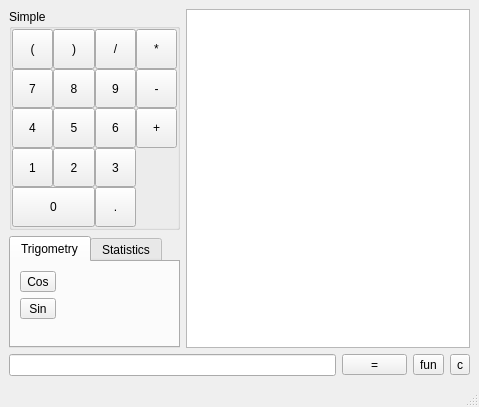
<ui version="4.0" >
 <class>CalculatorNormal</class>
 <widget class="QMainWindow" name="CalculatorNormal" >
  <property name="geometry" >
   <rect>
    <x>0</x>
    <y>0</y>
    <width>479</width>
    <height>407</height>
   </rect>
  </property>
  <property name="windowTitle" >
   <string>MainWindow</string>
  </property>
  <widget class="QWidget" name="centralwidget" >
   <layout class="QGridLayout" >
    <property name="margin" >
     <number>9</number>
    </property>
    <property name="spacing" >
     <number>6</number>
    </property>
    <item row="2" column="0" colspan="2" >
     <layout class="QHBoxLayout" >
      <property name="margin" >
       <number>0</number>
      </property>
      <property name="spacing" >
       <number>6</number>
      </property>
      <item>
       <widget class="QLineEdit" name="lineEdit" >
        <property name="sizePolicy" >
         <sizepolicy>
          <hsizetype>7</hsizetype>
          <vsizetype>0</vsizetype>
          <horstretch>5</horstretch>
          <verstretch>0</verstretch>
         </sizepolicy>
        </property>
       </widget>
      </item>
      <item>
       <widget class="QToolButton" name="button_equal" >
        <property name="sizePolicy" >
         <sizepolicy>
          <hsizetype>7</hsizetype>
          <vsizetype>0</vsizetype>
          <horstretch>1</horstretch>
          <verstretch>0</verstretch>
         </sizepolicy>
        </property>
        <property name="text" >
         <string>=</string>
        </property>
       </widget>
      </item>
      <item>
       <widget class="QToolButton" name="button_functions" >
        <property name="text" >
         <string>fun</string>
        </property>
       </widget>
      </item>
      <item>
       <widget class="QToolButton" name="button_clear" >
        <property name="text" >
         <string>c</string>
        </property>
       </widget>
      </item>
     </layout>
    </item>
    <item rowspan="2" row="0" column="1" >
     <widget class="QTextBrowser" name="textBrowser" >
      <property name="lineWrapMode" >
       <enum>QTextEdit::NoWrap</enum>
      </property>
     </widget>
    </item>
    <item row="1" column="0" >
     <widget class="QTabWidget" name="tabWidget" >
      <property name="sizePolicy" >
       <sizepolicy>
        <hsizetype>5</hsizetype>
        <vsizetype>7</vsizetype>
        <horstretch>0</horstretch>
        <verstretch>0</verstretch>
       </sizepolicy>
      </property>
      <property name="currentIndex" >
       <number>0</number>
      </property>
      <widget class="QWidget" name="tab" >
       <attribute name="title" >
        <string>Trigometry</string>
       </attribute>
       <layout class="QGridLayout" >
        <property name="margin" >
         <number>9</number>
        </property>
        <property name="spacing" >
         <number>6</number>
        </property>
        <item row="0" column="1" >
         <spacer>
          <property name="orientation" >
           <enum>Qt::Horizontal</enum>
          </property>
          <property name="sizeHint" >
           <size>
            <width>40</width>
            <height>20</height>
           </size>
          </property>
         </spacer>
        </item>
        <item row="0" column="0" >
         <layout class="QVBoxLayout" >
          <property name="margin" >
           <number>0</number>
          </property>
          <property name="spacing" >
           <number>6</number>
          </property>
          <item>
           <widget class="QToolButton" name="button_cos" >
            <property name="sizePolicy" >
             <sizepolicy>
              <hsizetype>5</hsizetype>
              <vsizetype>0</vsizetype>
              <horstretch>0</horstretch>
              <verstretch>0</verstretch>
             </sizepolicy>
            </property>
            <property name="text" >
             <string>Cos</string>
            </property>
           </widget>
          </item>
          <item>
           <widget class="QToolButton" name="button_sin" >
            <property name="sizePolicy" >
             <sizepolicy>
              <hsizetype>5</hsizetype>
              <vsizetype>0</vsizetype>
              <horstretch>0</horstretch>
              <verstretch>0</verstretch>
             </sizepolicy>
            </property>
            <property name="text" >
             <string>Sin</string>
            </property>
           </widget>
          </item>
          <item>
           <spacer>
            <property name="orientation" >
             <enum>Qt::Vertical</enum>
            </property>
            <property name="sizeHint" >
             <size>
              <width>20</width>
              <height>20</height>
             </size>
            </property>
           </spacer>
          </item>
         </layout>
        </item>
       </layout>
      </widget>
      <widget class="QWidget" name="tab_2" >
       <attribute name="title" >
        <string>Statistics</string>
       </attribute>
      </widget>
     </widget>
    </item>
    <item row="0" column="0" >
     <widget class="QGroupBox" name="groupBox_simple" >
      <property name="sizePolicy" >
       <sizepolicy>
        <hsizetype>0</hsizetype>
        <vsizetype>0</vsizetype>
        <horstretch>0</horstretch>
        <verstretch>0</verstretch>
       </sizepolicy>
      </property>
      <property name="minimumSize" >
       <size>
        <width>171</width>
        <height>221</height>
       </size>
      </property>
      <property name="title" >
       <string>Simple</string>
      </property>
      <layout class="QGridLayout" >
       <property name="margin" >
        <number>0</number>
       </property>
       <property name="spacing" >
        <number>0</number>
       </property>
       <item row="4" column="0" colspan="2" >
        <widget class="QToolButton" name="button_0" >
         <property name="sizePolicy" >
          <sizepolicy>
           <hsizetype>1</hsizetype>
           <vsizetype>1</vsizetype>
           <horstretch>0</horstretch>
           <verstretch>0</verstretch>
          </sizepolicy>
         </property>
         <property name="text" >
          <string>0</string>
         </property>
        </widget>
       </item>
       <item row="1" column="1" >
        <widget class="QToolButton" name="button_8" >
         <property name="sizePolicy" >
          <sizepolicy>
           <hsizetype>1</hsizetype>
           <vsizetype>1</vsizetype>
           <horstretch>0</horstretch>
           <verstretch>0</verstretch>
          </sizepolicy>
         </property>
         <property name="text" >
          <string>8</string>
         </property>
        </widget>
       </item>
       <item row="1" column="0" >
        <widget class="QToolButton" name="button_7" >
         <property name="sizePolicy" >
          <sizepolicy>
           <hsizetype>1</hsizetype>
           <vsizetype>1</vsizetype>
           <horstretch>0</horstretch>
           <verstretch>0</verstretch>
          </sizepolicy>
         </property>
         <property name="text" >
          <string>7</string>
         </property>
        </widget>
       </item>
       <item row="4" column="2" >
        <widget class="QToolButton" name="button_comma" >
         <property name="sizePolicy" >
          <sizepolicy>
           <hsizetype>5</hsizetype>
           <vsizetype>5</vsizetype>
           <horstretch>0</horstretch>
           <verstretch>0</verstretch>
          </sizepolicy>
         </property>
         <property name="text" >
          <string>.</string>
         </property>
        </widget>
       </item>
       <item row="3" column="0" >
        <widget class="QToolButton" name="button_1" >
         <property name="sizePolicy" >
          <sizepolicy>
           <hsizetype>1</hsizetype>
           <vsizetype>1</vsizetype>
           <horstretch>0</horstretch>
           <verstretch>0</verstretch>
          </sizepolicy>
         </property>
         <property name="text" >
          <string>1</string>
         </property>
        </widget>
       </item>
       <item row="3" column="1" >
        <widget class="QToolButton" name="button_2" >
         <property name="sizePolicy" >
          <sizepolicy>
           <hsizetype>1</hsizetype>
           <vsizetype>1</vsizetype>
           <horstretch>0</horstretch>
           <verstretch>0</verstretch>
          </sizepolicy>
         </property>
         <property name="text" >
          <string>2</string>
         </property>
        </widget>
       </item>
       <item row="3" column="2" >
        <widget class="QToolButton" name="button_3" >
         <property name="sizePolicy" >
          <sizepolicy>
           <hsizetype>1</hsizetype>
           <vsizetype>1</vsizetype>
           <horstretch>0</horstretch>
           <verstretch>0</verstretch>
          </sizepolicy>
         </property>
         <property name="text" >
          <string>3</string>
         </property>
        </widget>
       </item>
       <item row="1" column="3" >
        <widget class="QToolButton" name="button_subtract" >
         <property name="sizePolicy" >
          <sizepolicy>
           <hsizetype>1</hsizetype>
           <vsizetype>1</vsizetype>
           <horstretch>0</horstretch>
           <verstretch>0</verstretch>
          </sizepolicy>
         </property>
         <property name="text" >
          <string>-</string>
         </property>
        </widget>
       </item>
       <item row="1" column="2" >
        <widget class="QToolButton" name="button_9" >
         <property name="sizePolicy" >
          <sizepolicy>
           <hsizetype>1</hsizetype>
           <vsizetype>1</vsizetype>
           <horstretch>0</horstretch>
           <verstretch>0</verstretch>
          </sizepolicy>
         </property>
         <property name="text" >
          <string>9</string>
         </property>
        </widget>
       </item>
       <item row="2" column="0" >
        <widget class="QToolButton" name="button_4" >
         <property name="sizePolicy" >
          <sizepolicy>
           <hsizetype>1</hsizetype>
           <vsizetype>1</vsizetype>
           <horstretch>0</horstretch>
           <verstretch>0</verstretch>
          </sizepolicy>
         </property>
         <property name="text" >
          <string>4</string>
         </property>
        </widget>
       </item>
       <item row="2" column="1" >
        <widget class="QToolButton" name="button_5" >
         <property name="sizePolicy" >
          <sizepolicy>
           <hsizetype>1</hsizetype>
           <vsizetype>1</vsizetype>
           <horstretch>0</horstretch>
           <verstretch>0</verstretch>
          </sizepolicy>
         </property>
         <property name="text" >
          <string>5</string>
         </property>
        </widget>
       </item>
       <item row="2" column="2" >
        <widget class="QToolButton" name="button_6" >
         <property name="sizePolicy" >
          <sizepolicy>
           <hsizetype>1</hsizetype>
           <vsizetype>1</vsizetype>
           <horstretch>0</horstretch>
           <verstretch>0</verstretch>
          </sizepolicy>
         </property>
         <property name="text" >
          <string>6</string>
         </property>
        </widget>
       </item>
       <item row="0" column="1" >
        <widget class="QToolButton" name="button_right" >
         <property name="sizePolicy" >
          <sizepolicy>
           <hsizetype>1</hsizetype>
           <vsizetype>1</vsizetype>
           <horstretch>0</horstretch>
           <verstretch>0</verstretch>
          </sizepolicy>
         </property>
         <property name="text" >
          <string>)</string>
         </property>
        </widget>
       </item>
       <item row="0" column="2" >
        <widget class="QToolButton" name="button_devide" >
         <property name="sizePolicy" >
          <sizepolicy>
           <hsizetype>1</hsizetype>
           <vsizetype>1</vsizetype>
           <horstretch>0</horstretch>
           <verstretch>0</verstretch>
          </sizepolicy>
         </property>
         <property name="text" >
          <string>/</string>
         </property>
        </widget>
       </item>
       <item row="0" column="3" >
        <widget class="QToolButton" name="button_multiply" >
         <property name="sizePolicy" >
          <sizepolicy>
           <hsizetype>1</hsizetype>
           <vsizetype>1</vsizetype>
           <horstretch>0</horstretch>
           <verstretch>0</verstretch>
          </sizepolicy>
         </property>
         <property name="text" >
          <string>*</string>
         </property>
        </widget>
       </item>
       <item row="0" column="0" >
        <widget class="QToolButton" name="button_left" >
         <property name="sizePolicy" >
          <sizepolicy>
           <hsizetype>1</hsizetype>
           <vsizetype>1</vsizetype>
           <horstretch>0</horstretch>
           <verstretch>0</verstretch>
          </sizepolicy>
         </property>
         <property name="text" >
          <string>(</string>
         </property>
        </widget>
       </item>
       <item row="2" column="3" >
        <widget class="QToolButton" name="button_add" >
         <property name="sizePolicy" >
          <sizepolicy>
           <hsizetype>1</hsizetype>
           <vsizetype>1</vsizetype>
           <horstretch>0</horstretch>
           <verstretch>0</verstretch>
          </sizepolicy>
         </property>
         <property name="text" >
          <string>+</string>
         </property>
        </widget>
       </item>
      </layout>
     </widget>
    </item>
   </layout>
  </widget>
  <widget class="QMenuBar" name="menubar" >
   <property name="geometry" >
    <rect>
     <x>0</x>
     <y>0</y>
     <width>479</width>
     <height>19</height>
    </rect>
   </property>
  </widget>
  <widget class="QStatusBar" name="statusbar" />
 </widget>
 <tabstops>
  <tabstop>lineEdit</tabstop>
  <tabstop>button_equal</tabstop>
  <tabstop>button_clear</tabstop>
  <tabstop>button_left</tabstop>
  <tabstop>button_right</tabstop>
  <tabstop>button_devide</tabstop>
  <tabstop>button_multiply</tabstop>
  <tabstop>button_7</tabstop>
  <tabstop>button_8</tabstop>
  <tabstop>button_9</tabstop>
  <tabstop>button_subtract</tabstop>
  <tabstop>button_4</tabstop>
  <tabstop>button_5</tabstop>
  <tabstop>button_6</tabstop>
  <tabstop>button_add</tabstop>
  <tabstop>button_1</tabstop>
  <tabstop>button_2</tabstop>
  <tabstop>button_3</tabstop>
  <tabstop>button_0</tabstop>
  <tabstop>button_comma</tabstop>
  <tabstop>tabWidget</tabstop>
  <tabstop>button_cos</tabstop>
  <tabstop>button_functions</tabstop>
  <tabstop>button_sin</tabstop>
  <tabstop>textBrowser</tabstop>
 </tabstops>
 <resources/>
 <connections>
  <connection>
   <sender>lineEdit</sender>
   <signal>returnPressed()</signal>
   <receiver>button_equal</receiver>
   <slot>click()</slot>
   <hints>
    <hint type="sourcelabel" >
     <x>238</x>
     <y>376</y>
    </hint>
    <hint type="destinationlabel" >
     <x>409</x>
     <y>376</y>
    </hint>
   </hints>
  </connection>
  <connection>
   <sender>button_clear</sender>
   <signal>clicked()</signal>
   <receiver>lineEdit</receiver>
   <slot>clear()</slot>
   <hints>
    <hint type="sourcelabel" >
     <x>468</x>
     <y>376</y>
    </hint>
    <hint type="destinationlabel" >
     <x>291</x>
     <y>376</y>
    </hint>
   </hints>
  </connection>
 </connections>
</ui>
